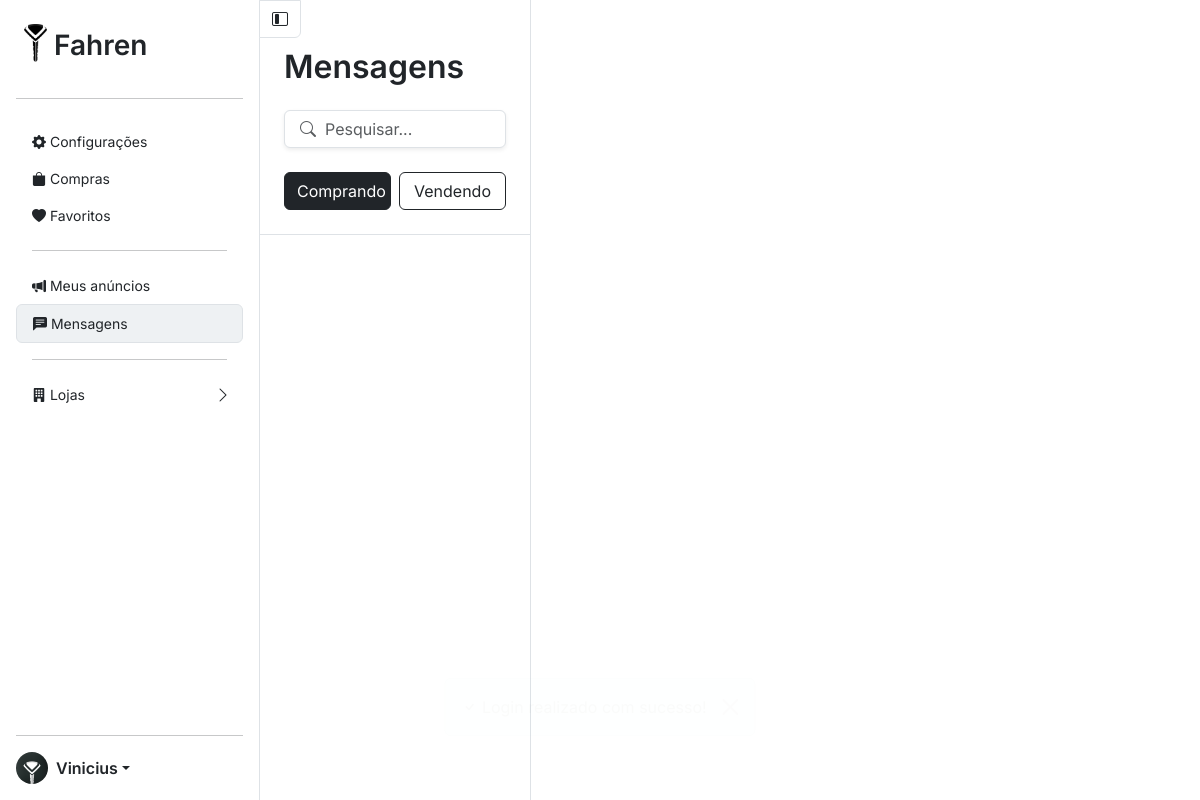
The page /menu/mensagens.php (signed in) on the database as committed earlier.
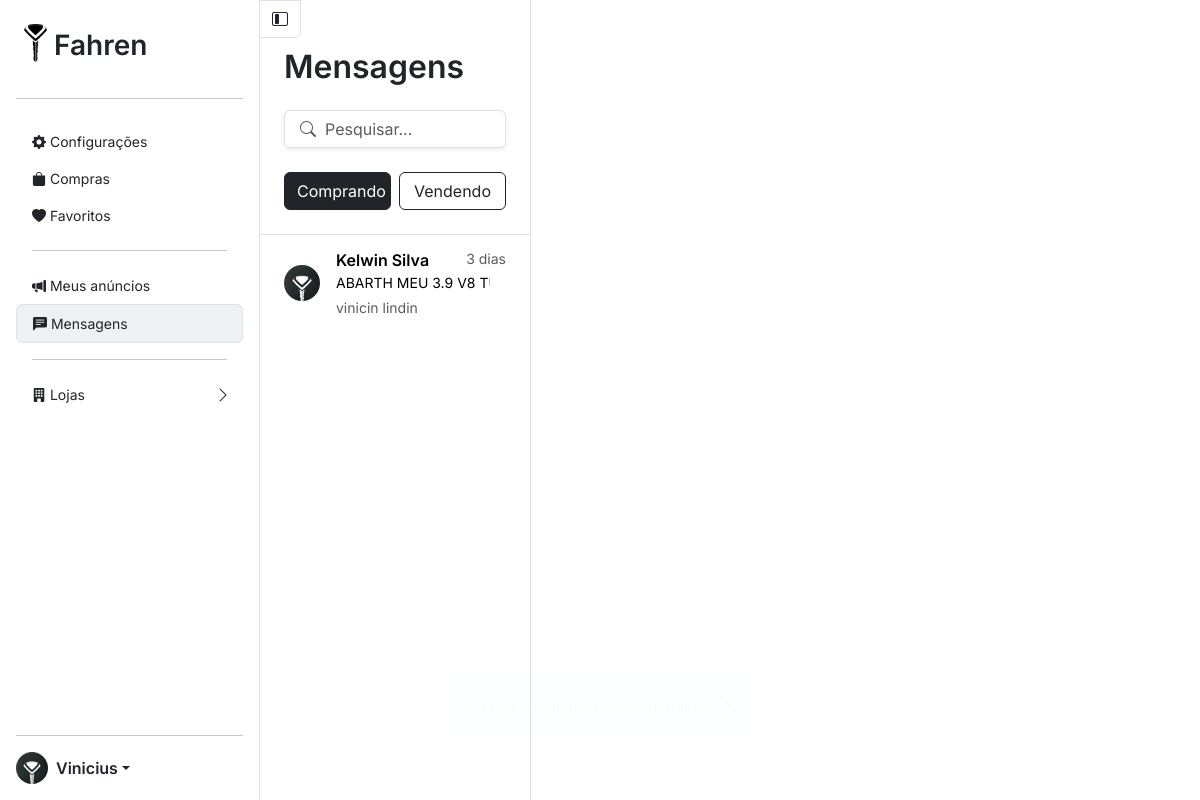
The same page on the database as committed later.
### tables this page shows
CREATE TABLE IF NOT EXISTS `conversas` (
  `id` int(11) NOT NULL AUTO_INCREMENT,
  `comprador_id` int(11) NOT NULL,
  `vendedor_id` int(11) NOT NULL,
  `anuncio_id` int(11) NOT NULL,
  `ultima_mensagem` text DEFAULT NULL,
  `data_ultima_mensagem` datetime DEFAULT current_timestamp(),
  `nao_lidas_comprador` int(11) DEFAULT 0,
  `nao_lidas_vendedor` int(11) DEFAULT 0,
  PRIMARY KEY (`id`),
  UNIQUE KEY `conversa_unica` (`comprador_id`,`vendedor_id`,`anuncio_id`),
  KEY `para_id` (`vendedor_id`),
  KEY `anuncio_id` (`anuncio_id`)
);

CREATE TABLE IF NOT EXISTS `usuarios` (
  `id` int(6) NOT NULL AUTO_INCREMENT,
  `nome` varchar(30) NOT NULL,
  `sobrenome` varchar(30) NOT NULL,
  `telefone` bigint(15) DEFAULT NULL,
  `cpf` char(11) DEFAULT NULL,
  `email` varchar(120) NOT NULL,
  `senha` varchar(256) NOT NULL,
  `data_criacao_conta` datetime NOT NULL DEFAULT current_timestamp(),
  `data_nascimento` date DEFAULT NULL,
  PRIMARY KEY (`id`),
  UNIQUE KEY `email` (`email`),
  UNIQUE KEY `telefone` (`telefone`),
  UNIQUE KEY `cpf` (`cpf`)
);

CREATE TABLE IF NOT EXISTS `marcas` (
  `id` int(11) NOT NULL AUTO_INCREMENT,
  `value` varchar(50) NOT NULL,
  `nome` varchar(100) NOT NULL,
  PRIMARY KEY (`id`),
  UNIQUE KEY `value` (`value`)
);

CREATE TABLE IF NOT EXISTS `anuncios_carros` (
  `id` int(12) NOT NULL AUTO_INCREMENT,
  `ativo` char(1) NOT NULL DEFAULT 'A',
  `modelo` varchar(75) DEFAULT NULL,
  `estado_local` char(2) DEFAULT NULL,
  `cidade` varchar(255) DEFAULT NULL,
  `marca` int(2) DEFAULT NULL,
  `versao` varchar(40) DEFAULT NULL,
  `carroceria` int(2) DEFAULT NULL,
  `preco` decimal(11,2) DEFAULT NULL,
  `condicao` char(1) NOT NULL DEFAULT 'U',
  `quilometragem` int(10) DEFAULT NULL,
  `ano_fabricacao` int(4) DEFAULT NULL,
  `ano_modelo` int(4) DEFAULT NULL,
  `propulsao` varchar(10) DEFAULT NULL,
  `combustivel` varchar(20) DEFAULT NULL,
  `blindagem` char(1) DEFAULT '0',
  `id_vendedor` int(10) DEFAULT NULL,
  `imagens` varchar(255) DEFAULT NULL,
  `leilao` char(1) DEFAULT NULL,
  `portas_qtd` smallint(1) DEFAULT 4,
  `assentos_qtd` smallint(1) DEFAULT 5,
  `placa` char(7) DEFAULT NULL,
  `data_criacao` datetime NOT NULL DEFAULT current_timestamp(),
  `cor` int(2) NOT NULL,
  `quant_proprietario` char(1) NOT NULL,
  `revisao` char(1) NOT NULL,
  `vistoria` char(1) NOT NULL,
  `sinistro` char(1) NOT NULL,
  `ipva` char(1) NOT NULL,
  `licenciamento` char(1) NOT NULL,
  `estado_conservacao` char(1) NOT NULL,
  `uso_anterior` char(1) NOT NULL,
  `aceita_troca` char(1) NOT NULL,
  `email` varchar(256) NOT NULL,
  `telefone` varchar(20) NOT NULL,
  `garantia` int(2) NOT NULL,
  PRIMARY KEY (`id`),
  UNIQUE KEY `placa` (`placa`),
  KEY `cor_fk` (`cor`),
  KEY `carroceria_fk` (`carroceria`),
  KEY `vendedor_fk` (`id_vendedor`),
  KEY `estado_fk` (`estado_local`),
  KEY `marca_fk` (`marca`)
);

### menu/mensagens.php (the view, shortened to what the changed rows need)
<?php
include('../controladores/conexao_bd.php');
$usuario = $_SESSION['id'];
$sql = "SELECT conversas.*,
       usuarios.*,
       carros.modelo AS modelo,
       carros.versao AS versao,
       marcas.nome AS marca
FROM conversas
INNER JOIN usuarios
    ON conversas.vendedor_id = usuarios.id
INNER JOIN anuncios_carros carros
    ON conversas.anuncio_id = carros.id
INNER JOIN marcas
    ON carros.marca = marcas.id
WHERE comprador_id = '$usuario'";
$resultado = mysqli_query($conexao, $sql);
$conversas_comp = [];
if (mysqli_num_rows($resultado) > 0) {
    while ($linha = mysqli_fetch_assoc($resultado)) {
        $conversas_comp[] = $linha;
    }
}
?>
<!doctype html>
<html lang="pt-br">
<head>
    <link rel="stylesheet" href="../style.css">
    <link href="https://cdn.jsdelivr.net/npm/bootstrap@5.3.7/dist/css/bootstrap.min.css" rel="stylesheet">
    <link rel="stylesheet" href="https://cdn.jsdelivr.net/npm/bootstrap-icons@1.13.1/font/bootstrap-icons.min.css">
</head>
<body class="overflow-x-hidden">
    <main class="container-fluid d-flex vh-100 p-0">
        <div class="col" style="margin-left: calc(200px + 5vw);">
            <div class="container-fluid d-flex flex-column h-100 overflow-auto">
                <div class="row flex-grow-1 overflow-hidden">
                    <div class="col-auto pt-4 px-0 border-end h-100">
                        <div class="h-100 p-0 d-flex flex-column" style="width: calc(150px + 10vw); max-height: 100%;">
                            <div class="bg-transparent border-0 border-bottom p-4">
                                <h2 class="pb-2 fw-semibold mb-3">Mensagens</h2>
                            </div>
                            <ul id="comprando-tab" class="list-group list-group-flush flex-grow-1 overflow-y-auto <?= isset($_GET['vendendo']) && $_GET['vendendo'] == 'true'  ? 'd-none' : '' ?>">
                                <?php
                                foreach ($conversas_comp as $user): ?>
                                    <li class="list-group-item <?= isset($_GET['anuncio_id']) && $_GET['anuncio_id'] == $user['anuncio_id'] ? 'active' : '' ?>" data-id-conversa="<?= $user['id'] ?>">
                                        <a href="mensagens.php?anuncio_id=<?= $user['anuncio_id'] ?>&id=<?= $user['id'] ?>" class="d-flex align-items-center py-0 gap-3 text-decoration-none text-black">
                                            <div class="col-auto flex-shrink-0">
                                                <div class="ratio ratio-1x1" style="width: calc(30px + .5vw);">
                                                    <img src="../img/logo-fahren-bg.jpg" class="img-fluid rounded-circle" alt="Avatar">
                                                </div>
                                            </div>
                                            <div class="flex-grow-1 overflow-hidden">
                                                <div class="d-flex justify-content-between align-items-start">
                                                    <p class="mb-0 me-2 fs-6 fw-semibold text-truncate"><?= $user['nome'] . ' ' . $user['sobrenome'] ?></p>
                                                    <small class="text-muted text-nowrap">3 dias</small>
                                                </div>
                                                <div class="d-flex justify-content-between align-items-center">
                                                    <div class="d-flex flex-column small text-truncate me-3">
                                                        <p class="mb-1 text-uppercase"><?= $user['marca'] . ' ' . $user['modelo'] . ' ' . $user['versao'] ?? 'Veículo não disponível' ?></p>
                                                        <p class="mb-0 text-muted"><?= $user['ultima_mensagem'] ?? '' ?></p>
                                                    </div>
                                                </div>
                                            </div>
                                        </a>
                                    </li>
                                <?php endforeach; ?>
                            </ul>
                        </div>
                    </div>
                </div>
            </div>
        </div>
    </main>
</body>
</html>

Rows that differ between the two databases and show on the page:
added conversas: vendedor.nome "Kelwin", vendedor.sobrenome "Silva", marcas.nome "ABARTH MEU 3.9 V8…", ultima_mensagem "vinicin lindin"
